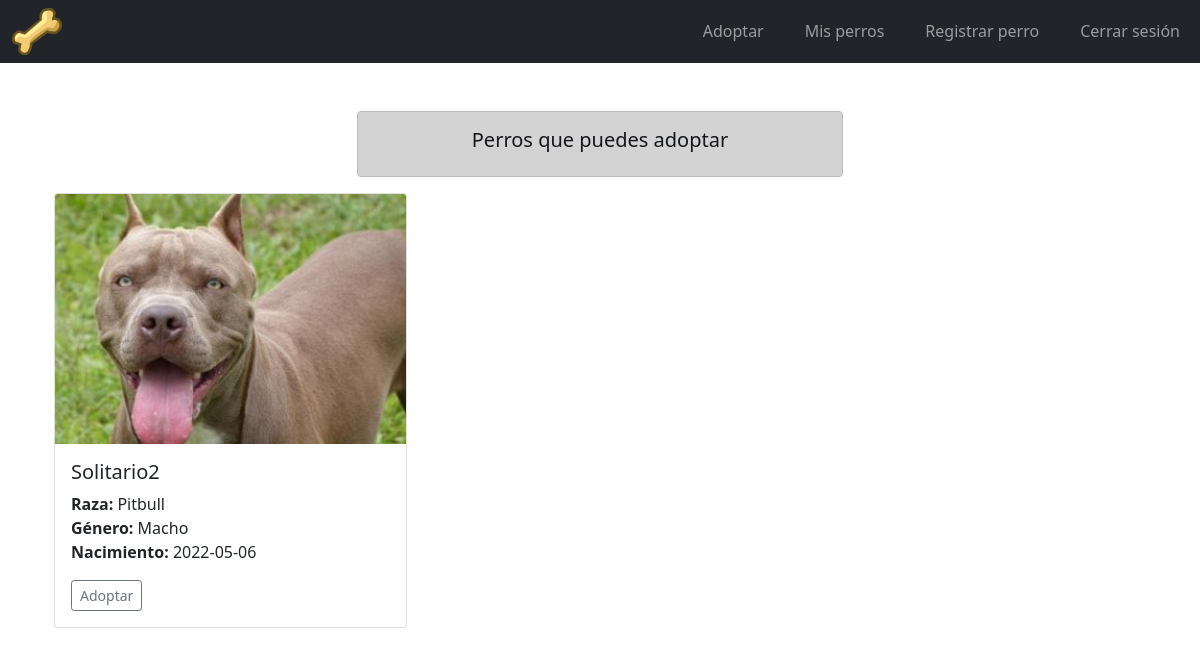
The app's page /client/adopt-dog.php (signed in) with its own data.
### tables this page shows
CREATE TABLE `perros` (
  `id` int(11) NOT NULL,
  `nombre` varchar(255) NOT NULL,
  `fechaNacimiento` date NOT NULL,
  `genero` tinyint(1) NOT NULL,
  `raza` varchar(255) NOT NULL,
  `foto` varchar(255) NOT NULL,
  `id_amo` int(11) NOT NULL
);

### client/adopt-dog.php (the view, shortened to what this page needs)
<?php
  include('../database.php');
  $result = mysqli_query($conn, "SELECT * FROM perros WHERE id_amo = 1");
  $total_results = mysqli_num_rows($result);
?>
<?php include('../partials/header.php'); ?>
<body>
  <?php include('../partials/navigation.php'); ?>
  <?php if(isset($_SESSION['client_id'])): ?>
    <?php if(!empty($total_results)): ?>
      <div class="row">
        <div class="col-md-5 mx-auto mt-5">
          <div class="alert alert-dark text-center" role="alert">
            <h5>Perros que puedes adoptar</h5>
          </div>
        </div>
      </div>
      <div class="row container gx-3 row-cols-md-2 mx-auto">
      <?php for($i=0;$i<$total_results;$i++): ?>
      <?php $row = mysqli_fetch_array($result); ?>
        <div class="col-md-4">
          <div class="card-group">
            <div class="card mb-4">
              <img src="../uploads/dogs/<?= $row['foto']?>" class="card-img-top" width="100%" height="250" alt="...">
              <div class="card-body">
                <h5 class="card-title"><?= $row['nombre']?></h5>
                <p class="card-text">
                  <strong>Raza: </strong><?= $row['raza']?><br>
                  <strong>Género: </strong><?= $row['genero']==1? 'Macho': 'Hembra'?><br>
                  <strong>Nacimiento: </strong><?= $row['fechaNacimiento']?>
                </p>
                <a href="adopt-dog.php?id_perro=<?php echo $row['id']?>" onclick="return confirm('Desea adoptar este perro? Deberá acercarse a recogerlo dentro de las próximas 24 horas');" class="btn btn-outline-secondary btn-sm">Adoptar</a>
              </div>
            </div>
          </div>
        </div>
      <?php endfor; ?>
      </div>
    <?php endif; ?>
  <?php else: header('Location: signin-client.php'); ?>
  <?php endif; ?>
  <?php include('../partials/scripts.php') ?>
</body>

### css/styles.css (style rules this page uses)
body { background-image: url('../img/bg-doggy.jpg'); }

### records on screen
perros: foto (picture), nombre "Solitario2", raza "Pitbull", genero "Macho", fechaNacimiento "2022-05-06"
